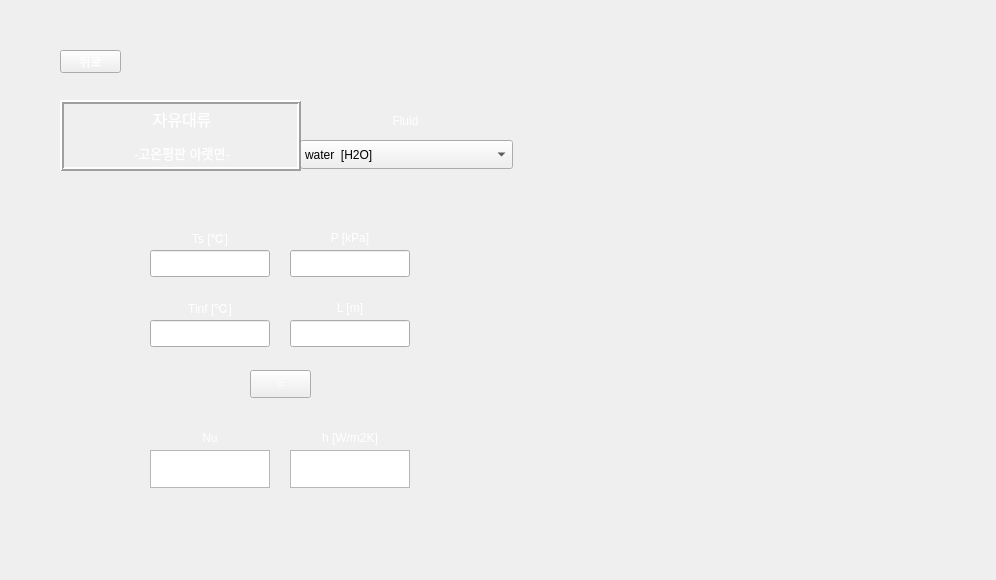
<?xml version="1.0" encoding="UTF-8"?>
<ui version="4.0">
 <class>Form</class>
 <widget class="QWidget" name="Form">
  <property name="geometry">
   <rect>
    <x>0</x>
    <y>0</y>
    <width>996</width>
    <height>580</height>
   </rect>
  </property>
  <property name="minimumSize">
   <size>
    <width>996</width>
    <height>580</height>
   </size>
  </property>
  <property name="maximumSize">
   <size>
    <width>996</width>
    <height>580</height>
   </size>
  </property>
  <property name="windowTitle">
   <string>Form</string>
  </property>
  <property name="styleSheet">
   <string notr="true">background-image: url(:/background/하얀거.png);</string>
  </property>
  <widget class="QLineEdit" name="T1">
   <property name="geometry">
    <rect>
     <x>150</x>
     <y>250</y>
     <width>120</width>
     <height>27</height>
    </rect>
   </property>
   <property name="styleSheet">
    <string notr="true">font: 12pt &quot;맑은 고딕&quot;;
background-image: url(:/background/하얀거.png);</string>
   </property>
  </widget>
  <widget class="QLabel" name="label_4">
   <property name="geometry">
    <rect>
     <x>290</x>
     <y>220</y>
     <width>120</width>
     <height>35</height>
    </rect>
   </property>
   <property name="styleSheet">
    <string notr="true">color: qlineargradient(spread:pad, x1:0, y1:1, x2:1, y2:0, stop:0 rgba(255, 255, 255, 255), stop:1 rgba(255, 255, 255, 255));
background-image: url(:/background/버튼2.png);
font: 10pt &quot;맑은 고딕&quot;;</string>
   </property>
   <property name="text">
    <string>P [kPa]</string>
   </property>
   <property name="alignment">
    <set>Qt::AlignCenter</set>
   </property>
  </widget>
  <widget class="QLineEdit" name="P">
   <property name="geometry">
    <rect>
     <x>290</x>
     <y>250</y>
     <width>120</width>
     <height>27</height>
    </rect>
   </property>
   <property name="styleSheet">
    <string notr="true">font: 12pt &quot;맑은 고딕&quot;;
background-image: url(:/background/하얀거.png);</string>
   </property>
  </widget>
  <widget class="QLabel" name="label">
   <property name="geometry">
    <rect>
     <x>150</x>
     <y>220</y>
     <width>120</width>
     <height>35</height>
    </rect>
   </property>
   <property name="styleSheet">
    <string notr="true">color: qlineargradient(spread:pad, x1:0, y1:1, x2:1, y2:0, stop:0 rgba(255, 255, 255, 255), stop:1 rgba(255, 255, 255, 255));
background-image: url(:/background/버튼2.png);
font: 10pt &quot;맑은 고딕&quot;;</string>
   </property>
   <property name="text">
    <string>Ts [℃]</string>
   </property>
   <property name="alignment">
    <set>Qt::AlignCenter</set>
   </property>
  </widget>
  <widget class="QLabel" name="label_3">
   <property name="geometry">
    <rect>
     <x>150</x>
     <y>290</y>
     <width>120</width>
     <height>35</height>
    </rect>
   </property>
   <property name="styleSheet">
    <string notr="true">color: qlineargradient(spread:pad, x1:0, y1:1, x2:1, y2:0, stop:0 rgba(255, 255, 255, 255), stop:1 rgba(255, 255, 255, 255));
background-image: url(:/background/버튼2.png);
font: 10pt &quot;맑은 고딕&quot;;</string>
   </property>
   <property name="text">
    <string>Tinf [℃]</string>
   </property>
   <property name="alignment">
    <set>Qt::AlignCenter</set>
   </property>
  </widget>
  <widget class="QLineEdit" name="T2">
   <property name="geometry">
    <rect>
     <x>150</x>
     <y>320</y>
     <width>120</width>
     <height>27</height>
    </rect>
   </property>
   <property name="styleSheet">
    <string notr="true">font: 12pt &quot;맑은 고딕&quot;;
background-image: url(:/background/하얀거.png);</string>
   </property>
  </widget>
  <widget class="QLabel" name="label_5">
   <property name="geometry">
    <rect>
     <x>290</x>
     <y>290</y>
     <width>120</width>
     <height>35</height>
    </rect>
   </property>
   <property name="styleSheet">
    <string notr="true">color: qlineargradient(spread:pad, x1:0, y1:1, x2:1, y2:0, stop:0 rgba(255, 255, 255, 255), stop:1 rgba(255, 255, 255, 255));
background-image: url(:/background/버튼2.png);
font: 10pt &quot;맑은 고딕&quot;;</string>
   </property>
   <property name="text">
    <string>L [m]</string>
   </property>
   <property name="alignment">
    <set>Qt::AlignCenter</set>
   </property>
  </widget>
  <widget class="QPushButton" name="check">
   <property name="geometry">
    <rect>
     <x>250</x>
     <y>370</y>
     <width>61</width>
     <height>28</height>
    </rect>
   </property>
   <property name="styleSheet">
    <string notr="true">QPushButton {
color: qlineargradient(spread:pad, x1:0, y1:1, x2:1, y2:0, stop:0 rgba(255, 255, 255, 255), stop:1 rgba(255, 255, 255, 255));
background-image: url(:/background/버튼2.png);
font: 10pt &quot;맑은 고딕&quot;;
}
QPushButton:hover{
border-image: url(:/background/버튼클릭2.png);
}</string>
   </property>
   <property name="text">
    <string>=</string>
   </property>
  </widget>
  <widget class="QLineEdit" name="L">
   <property name="geometry">
    <rect>
     <x>290</x>
     <y>320</y>
     <width>120</width>
     <height>27</height>
    </rect>
   </property>
   <property name="styleSheet">
    <string notr="true">font: 12pt &quot;맑은 고딕&quot;;
background-image: url(:/background/하얀거.png);</string>
   </property>
  </widget>
  <widget class="QPushButton" name="pushButton">
   <property name="geometry">
    <rect>
     <x>60</x>
     <y>50</y>
     <width>61</width>
     <height>23</height>
    </rect>
   </property>
   <property name="styleSheet">
    <string notr="true">QPushButton {
color: qlineargradient(spread:pad, x1:0, y1:1, x2:1, y2:0, stop:0 rgba(255, 255, 255, 255), stop:1 rgba(255, 255, 255, 255));
background-image: url(:/background/버튼2.png);
font: 10pt &quot;맑은 고딕&quot;;
}
QPushButton:hover{
border-image: url(:/background/버튼클릭2.png);
}</string>
   </property>
   <property name="text">
    <string>뒤로</string>
   </property>
  </widget>
  <widget class="QTextBrowser" name="textBrowser">
   <property name="geometry">
    <rect>
     <x>150</x>
     <y>450</y>
     <width>120</width>
     <height>38</height>
    </rect>
   </property>
   <property name="sizePolicy">
    <sizepolicy hsizetype="Expanding" vsizetype="Preferred">
     <horstretch>0</horstretch>
     <verstretch>0</verstretch>
    </sizepolicy>
   </property>
   <property name="maximumSize">
    <size>
     <width>16777215</width>
     <height>38</height>
    </size>
   </property>
   <property name="styleSheet">
    <string notr="true">font: 12pt &quot;맑은 고딕&quot;;
background-image: url(:/background/하얀거.png);</string>
   </property>
  </widget>
  <widget class="QTextBrowser" name="textBrowser_2">
   <property name="geometry">
    <rect>
     <x>290</x>
     <y>450</y>
     <width>120</width>
     <height>38</height>
    </rect>
   </property>
   <property name="sizePolicy">
    <sizepolicy hsizetype="Expanding" vsizetype="Preferred">
     <horstretch>0</horstretch>
     <verstretch>0</verstretch>
    </sizepolicy>
   </property>
   <property name="maximumSize">
    <size>
     <width>16777215</width>
     <height>38</height>
    </size>
   </property>
   <property name="styleSheet">
    <string notr="true">font: 12pt &quot;맑은 고딕&quot;;
background-image: url(:/background/하얀거.png);</string>
   </property>
  </widget>
  <widget class="QLabel" name="label_6">
   <property name="geometry">
    <rect>
     <x>150</x>
     <y>420</y>
     <width>120</width>
     <height>35</height>
    </rect>
   </property>
   <property name="styleSheet">
    <string notr="true">color: qlineargradient(spread:pad, x1:0, y1:1, x2:1, y2:0, stop:0 rgba(255, 255, 255, 255), stop:1 rgba(255, 255, 255, 255));
background-image: url(:/background/버튼2.png);
font: 10pt &quot;맑은 고딕&quot;;</string>
   </property>
   <property name="text">
    <string>Nu</string>
   </property>
   <property name="alignment">
    <set>Qt::AlignCenter</set>
   </property>
  </widget>
  <widget class="QLabel" name="label_8">
   <property name="geometry">
    <rect>
     <x>290</x>
     <y>420</y>
     <width>120</width>
     <height>35</height>
    </rect>
   </property>
   <property name="styleSheet">
    <string notr="true">color: qlineargradient(spread:pad, x1:0, y1:1, x2:1, y2:0, stop:0 rgba(255, 255, 255, 255), stop:1 rgba(255, 255, 255, 255));
background-image: url(:/background/버튼2.png);
font: 10pt &quot;맑은 고딕&quot;;</string>
   </property>
   <property name="text">
    <string>h [W/m2K]</string>
   </property>
   <property name="alignment">
    <set>Qt::AlignCenter</set>
   </property>
  </widget>
  <widget class="QLabel" name="label_7">
   <property name="geometry">
    <rect>
     <x>300</x>
     <y>102</y>
     <width>211</width>
     <height>38</height>
    </rect>
   </property>
   <property name="styleSheet">
    <string notr="true">color: qlineargradient(spread:pad, x1:0, y1:1, x2:1, y2:0, stop:0 rgba(255, 255, 255, 255), stop:1 rgba(255, 255, 255, 255));
background-image: url(:/background/버튼2.png);
font: 12pt &quot;맑은 고딕&quot;;</string>
   </property>
   <property name="text">
    <string>Fluid</string>
   </property>
   <property name="alignment">
    <set>Qt::AlignCenter</set>
   </property>
  </widget>
  <widget class="QLabel" name="label_9">
   <property name="geometry">
    <rect>
     <x>0</x>
     <y>0</y>
     <width>996</width>
     <height>580</height>
    </rect>
   </property>
   <property name="styleSheet">
    <string notr="true">image: url(:/background/배경2.png);</string>
   </property>
   <property name="text">
    <string/>
   </property>
  </widget>
  <widget class="QLabel" name="label_10">
   <property name="geometry">
    <rect>
     <x>535</x>
     <y>40</y>
     <width>421</width>
     <height>501</height>
    </rect>
   </property>
   <property name="styleSheet">
    <string notr="true">image: url(:/background/fc horizontal plate2.png);</string>
   </property>
   <property name="text">
    <string/>
   </property>
  </widget>
  <widget class="QLabel" name="label_11">
   <property name="geometry">
    <rect>
     <x>550</x>
     <y>360</y>
     <width>391</width>
     <height>141</height>
    </rect>
   </property>
   <property name="styleSheet">
    <string notr="true">image: url(:/background/fc horizontal plate2-2.png);</string>
   </property>
   <property name="text">
    <string/>
   </property>
  </widget>
  <widget class="QComboBox" name="fluid_2">
   <property name="geometry">
    <rect>
     <x>300</x>
     <y>140</y>
     <width>213</width>
     <height>29</height>
    </rect>
   </property>
   <property name="styleSheet">
    <string notr="true">background-image: url(:/background/하얀거.png);
font: 10pt &quot;맑은 고딕&quot;;</string>
   </property>
   <item>
    <property name="text">
     <string>water  [H2O]</string>
    </property>
   </item>
   <item>
    <property name="text">
     <string>air</string>
    </property>
   </item>
   <item>
    <property name="text">
     <string>1-Butene  [C4H8]</string>
    </property>
   </item>
   <item>
    <property name="text">
     <string>Acetone  [C3H6O]</string>
    </property>
   </item>
   <item>
    <property name="text">
     <string>Ammonia  [NH3]</string>
    </property>
   </item>
   <item>
    <property name="text">
     <string>Argon  [Ar]</string>
    </property>
   </item>
   <item>
    <property name="text">
     <string>Benzene  [C6H6]</string>
    </property>
   </item>
   <item>
    <property name="text">
     <string>CarbonDioxide  [CO2]</string>
    </property>
   </item>
   <item>
    <property name="text">
     <string>CarbonMonoxide  [CO]</string>
    </property>
   </item>
   <item>
    <property name="text">
     <string>CarbonylSulfide  [COS]</string>
    </property>
   </item>
   <item>
    <property name="text">
     <string>CycloHexane  [C6H12]</string>
    </property>
   </item>
   <item>
    <property name="text">
     <string>CycloPropane  [C3H6]</string>
    </property>
   </item>
   <item>
    <property name="text">
     <string>Cyclopentane  [C5H10]</string>
    </property>
   </item>
   <item>
    <property name="text">
     <string>D4  [C8H24O4Si4]</string>
    </property>
   </item>
   <item>
    <property name="text">
     <string>D5  [C10H30O5Si5]</string>
    </property>
   </item>
   <item>
    <property name="text">
     <string>D6  [C12H36O6Si6]</string>
    </property>
   </item>
   <item>
    <property name="text">
     <string>Deuterium  [D2]</string>
    </property>
   </item>
   <item>
    <property name="text">
     <string>Dichloroethane  [C2Cl2H4]</string>
    </property>
   </item>
   <item>
    <property name="text">
     <string>DiethylEther  [C4H10O]</string>
    </property>
   </item>
   <item>
    <property name="text">
     <string>DimethylCarbonate  [C3H6O3]</string>
    </property>
   </item>
   <item>
    <property name="text">
     <string>DimethylEther  [C2H6O]</string>
    </property>
   </item>
   <item>
    <property name="text">
     <string>Ethane  [C2H6]</string>
    </property>
   </item>
   <item>
    <property name="text">
     <string>Ethanol  [C2H6O]</string>
    </property>
   </item>
   <item>
    <property name="text">
     <string>EthylBenzene  [C8H10]</string>
    </property>
   </item>
   <item>
    <property name="text">
     <string>Ethylene  [C2H4]</string>
    </property>
   </item>
   <item>
    <property name="text">
     <string>EthyleneOxide  [C2H4O]</string>
    </property>
   </item>
   <item>
    <property name="text">
     <string>Fluorine  [F2]</string>
    </property>
   </item>
   <item>
    <property name="text">
     <string>HFE143m  [C2F3H3O]</string>
    </property>
   </item>
   <item>
    <property name="text">
     <string>HeavyWater  [D2O]</string>
    </property>
   </item>
   <item>
    <property name="text">
     <string>Helium  [He]</string>
    </property>
   </item>
   <item>
    <property name="text">
     <string>Hydrogen  [H2]</string>
    </property>
   </item>
   <item>
    <property name="text">
     <string>HydrogenChloride  [ClH]</string>
    </property>
   </item>
   <item>
    <property name="text">
     <string>HydrogenSulfide  [H2S]</string>
    </property>
   </item>
   <item>
    <property name="text">
     <string>IsoButane  [C4H10]</string>
    </property>
   </item>
   <item>
    <property name="text">
     <string>IsoButene  [C4H8]</string>
    </property>
   </item>
   <item>
    <property name="text">
     <string>Isohexane  [C6H14]</string>
    </property>
   </item>
   <item>
    <property name="text">
     <string>Isopentane  [C5H12]</string>
    </property>
   </item>
   <item>
    <property name="text">
     <string>Krypton  [Kr]</string>
    </property>
   </item>
   <item>
    <property name="text">
     <string>MD2M  [C10H30O3Si4]</string>
    </property>
   </item>
   <item>
    <property name="text">
     <string>MD3M  [C12H36O4Si5]</string>
    </property>
   </item>
   <item>
    <property name="text">
     <string>MD4M  [C14H42O5Si6]</string>
    </property>
   </item>
   <item>
    <property name="text">
     <string>MDM  [C8H24O2Si3]</string>
    </property>
   </item>
   <item>
    <property name="text">
     <string>MM  [C6H18OSi2]</string>
    </property>
   </item>
   <item>
    <property name="text">
     <string>Methane  [CH4]</string>
    </property>
   </item>
   <item>
    <property name="text">
     <string>Methanol  [CH4O]</string>
    </property>
   </item>
   <item>
    <property name="text">
     <string>MethylLinoleate  [C19H34O2]</string>
    </property>
   </item>
   <item>
    <property name="text">
     <string>MethylLinolenate  [C19H32O2]</string>
    </property>
   </item>
   <item>
    <property name="text">
     <string>MethylOleate  [C19H36O2]</string>
    </property>
   </item>
   <item>
    <property name="text">
     <string>MethylPalmitate  [C17H34O2]</string>
    </property>
   </item>
   <item>
    <property name="text">
     <string>MethylStearate  [C19H38O2]</string>
    </property>
   </item>
   <item>
    <property name="text">
     <string>Neon  [Ne]</string>
    </property>
   </item>
   <item>
    <property name="text">
     <string>Neopentane  [C5H12]</string>
    </property>
   </item>
   <item>
    <property name="text">
     <string>Nitrogen  [N2]</string>
    </property>
   </item>
   <item>
    <property name="text">
     <string>NitrousOxide  [N2O]</string>
    </property>
   </item>
   <item>
    <property name="text">
     <string>Novec649  [C6F12O]</string>
    </property>
   </item>
   <item>
    <property name="text">
     <string>OrthoDeuterium</string>
    </property>
   </item>
   <item>
    <property name="text">
     <string>OrthoHydrogen</string>
    </property>
   </item>
   <item>
    <property name="text">
     <string>Oxygen  [O2]</string>
    </property>
   </item>
   <item>
    <property name="text">
     <string>ParaDeuterium</string>
    </property>
   </item>
   <item>
    <property name="text">
     <string>ParaHydrogen</string>
    </property>
   </item>
   <item>
    <property name="text">
     <string>Propylene  [C3H6]</string>
    </property>
   </item>
   <item>
    <property name="text">
     <string>Propyne  [C3H4]</string>
    </property>
   </item>
   <item>
    <property name="text">
     <string>R11</string>
    </property>
   </item>
   <item>
    <property name="text">
     <string>R113</string>
    </property>
   </item>
   <item>
    <property name="text">
     <string>R114</string>
    </property>
   </item>
   <item>
    <property name="text">
     <string>R115</string>
    </property>
   </item>
   <item>
    <property name="text">
     <string>R116</string>
    </property>
   </item>
   <item>
    <property name="text">
     <string>R12</string>
    </property>
   </item>
   <item>
    <property name="text">
     <string>R123</string>
    </property>
   </item>
   <item>
    <property name="text">
     <string>R1233zd(E)</string>
    </property>
   </item>
   <item>
    <property name="text">
     <string>R1234yf</string>
    </property>
   </item>
   <item>
    <property name="text">
     <string>R1234ze(E)</string>
    </property>
   </item>
   <item>
    <property name="text">
     <string>R1234ze(Z)</string>
    </property>
   </item>
   <item>
    <property name="text">
     <string>R124</string>
    </property>
   </item>
   <item>
    <property name="text">
     <string>R1243zf</string>
    </property>
   </item>
   <item>
    <property name="text">
     <string>R125</string>
    </property>
   </item>
   <item>
    <property name="text">
     <string>R13</string>
    </property>
   </item>
   <item>
    <property name="text">
     <string>R134a</string>
    </property>
   </item>
   <item>
    <property name="text">
     <string>R13l1</string>
    </property>
   </item>
   <item>
    <property name="text">
     <string>R14</string>
    </property>
   </item>
   <item>
    <property name="text">
     <string>R141b</string>
    </property>
   </item>
   <item>
    <property name="text">
     <string>R142b</string>
    </property>
   </item>
   <item>
    <property name="text">
     <string>R143a</string>
    </property>
   </item>
   <item>
    <property name="text">
     <string>R152A</string>
    </property>
   </item>
   <item>
    <property name="text">
     <string>R161</string>
    </property>
   </item>
   <item>
    <property name="text">
     <string>R21</string>
    </property>
   </item>
   <item>
    <property name="text">
     <string>R218</string>
    </property>
   </item>
   <item>
    <property name="text">
     <string>R22</string>
    </property>
   </item>
   <item>
    <property name="text">
     <string>R227EA</string>
    </property>
   </item>
   <item>
    <property name="text">
     <string>R23</string>
    </property>
   </item>
   <item>
    <property name="text">
     <string>R236EA</string>
    </property>
   </item>
   <item>
    <property name="text">
     <string>R236FA</string>
    </property>
   </item>
   <item>
    <property name="text">
     <string>R245ca</string>
    </property>
   </item>
   <item>
    <property name="text">
     <string>R245fa</string>
    </property>
   </item>
   <item>
    <property name="text">
     <string>R32</string>
    </property>
   </item>
   <item>
    <property name="text">
     <string>R365MFC</string>
    </property>
   </item>
   <item>
    <property name="text">
     <string>R40</string>
    </property>
   </item>
   <item>
    <property name="text">
     <string>R404A</string>
    </property>
   </item>
   <item>
    <property name="text">
     <string>R407C</string>
    </property>
   </item>
   <item>
    <property name="text">
     <string>R41</string>
    </property>
   </item>
   <item>
    <property name="text">
     <string>R410A</string>
    </property>
   </item>
   <item>
    <property name="text">
     <string>R507A</string>
    </property>
   </item>
   <item>
    <property name="text">
     <string>RC318</string>
    </property>
   </item>
   <item>
    <property name="text">
     <string>SES36</string>
    </property>
   </item>
   <item>
    <property name="text">
     <string>SulfurDioxide  [O2S]</string>
    </property>
   </item>
   <item>
    <property name="text">
     <string>SulfurHexafluoride  [F6S]</string>
    </property>
   </item>
   <item>
    <property name="text">
     <string>Toluene  [C7H8]</string>
    </property>
   </item>
   <item>
    <property name="text">
     <string>Xenon  [Xe]</string>
    </property>
   </item>
   <item>
    <property name="text">
     <string>cis-2-Butene  [C4H8]</string>
    </property>
   </item>
   <item>
    <property name="text">
     <string>m-Xylene  [C8H10]</string>
    </property>
   </item>
   <item>
    <property name="text">
     <string>n-Butane  [C4H10]</string>
    </property>
   </item>
   <item>
    <property name="text">
     <string>n-Decane  [C10H22]</string>
    </property>
   </item>
   <item>
    <property name="text">
     <string>n-Dodecane  [C12H26]</string>
    </property>
   </item>
   <item>
    <property name="text">
     <string>n-Heptane  [C7H16]</string>
    </property>
   </item>
   <item>
    <property name="text">
     <string>n-Hexane  [C6H14]</string>
    </property>
   </item>
   <item>
    <property name="text">
     <string>n-Nonane  [C9H20]</string>
    </property>
   </item>
   <item>
    <property name="text">
     <string>n-Octane  [C8H18]</string>
    </property>
   </item>
   <item>
    <property name="text">
     <string>n-Pentane  [C5H12]</string>
    </property>
   </item>
   <item>
    <property name="text">
     <string>n-Propane  [C3H8]</string>
    </property>
   </item>
   <item>
    <property name="text">
     <string>n-Undecane  [C11H24]</string>
    </property>
   </item>
   <item>
    <property name="text">
     <string>o-Xylene  [C8H10]</string>
    </property>
   </item>
   <item>
    <property name="text">
     <string>p-Xylene  [C8H10]</string>
    </property>
   </item>
   <item>
    <property name="text">
     <string>trans-2-Butene  [C4H8]</string>
    </property>
   </item>
  </widget>
  <widget class="QLabel" name="label_13">
   <property name="geometry">
    <rect>
     <x>60</x>
     <y>100</y>
     <width>241</width>
     <height>71</height>
    </rect>
   </property>
   <property name="styleSheet">
    <string notr="true">font: 10pt &quot;맑은 고딕&quot;;
color: rgb(255, 255, 255);
background-image: url(:/background/버튼2.png);</string>
   </property>
   <property name="frameShape">
    <enum>QFrame::Box</enum>
   </property>
   <property name="frameShadow">
    <enum>QFrame::Raised</enum>
   </property>
   <property name="lineWidth">
    <number>2</number>
   </property>
   <property name="text">
    <string>&lt;!DOCTYPE HTML PUBLIC &quot;-//W3C//DTD HTML 4.0//EN&quot; &quot;http://www.w3.org/TR/REC-html40/strict.dtd&quot;&gt;
&lt;html&gt;&lt;head&gt;&lt;meta name=&quot;qrichtext&quot; content=&quot;1&quot; /&gt;&lt;style type=&quot;text/css&quot;&gt;
p, li { white-space: pre-wrap; }
&lt;/style&gt;&lt;/head&gt;&lt;body style=&quot; font-family:'맑은 고딕'; font-size:10pt; font-weight:400; font-style:normal;&quot;&gt;
&lt;p align=&quot;center&quot; style=&quot; margin-top:12px; margin-bottom:12px; margin-left:0px; margin-right:0px; -qt-block-indent:0; text-indent:0px;&quot;&gt;&lt;span style=&quot; font-size:12pt;&quot;&gt;자유대류&lt;/span&gt;&lt;/p&gt;
&lt;p align=&quot;center&quot; style=&quot; margin-top:12px; margin-bottom:12px; margin-left:0px; margin-right:0px; -qt-block-indent:0; text-indent:0px;&quot;&gt;-고온평판 아랫면-&lt;/p&gt;&lt;/body&gt;&lt;/html&gt;</string>
   </property>
   <property name="buddy">
    <cstring>pushButton</cstring>
   </property>
  </widget>
  <zorder>label_9</zorder>
  <zorder>label_4</zorder>
  <zorder>P</zorder>
  <zorder>label</zorder>
  <zorder>label_3</zorder>
  <zorder>T2</zorder>
  <zorder>label_5</zorder>
  <zorder>check</zorder>
  <zorder>L</zorder>
  <zorder>pushButton</zorder>
  <zorder>textBrowser</zorder>
  <zorder>textBrowser_2</zorder>
  <zorder>label_6</zorder>
  <zorder>label_8</zorder>
  <zorder>label_7</zorder>
  <zorder>label_10</zorder>
  <zorder>label_11</zorder>
  <zorder>T1</zorder>
  <zorder>fluid_2</zorder>
  <zorder>label_13</zorder>
 </widget>
 <resources>
  <include location="../resource/resources.qrc"/>
 </resources>
 <connections/>
</ui>
